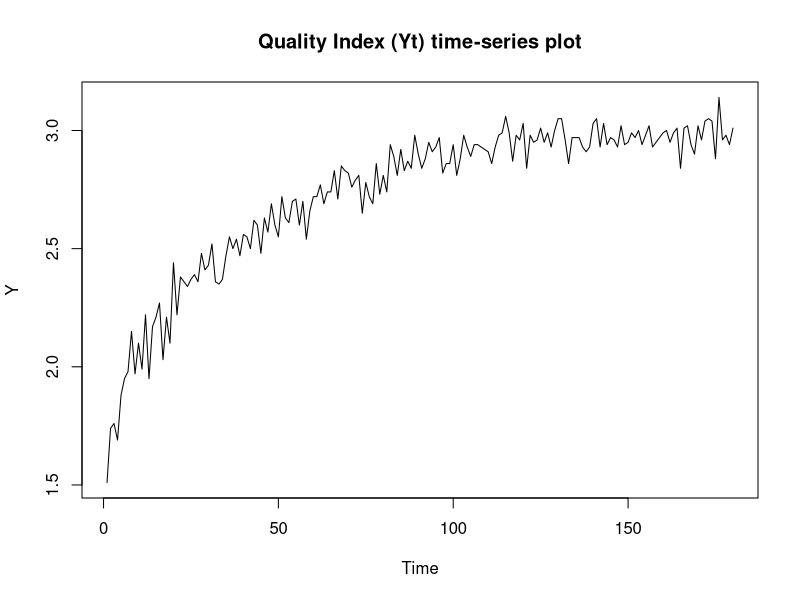
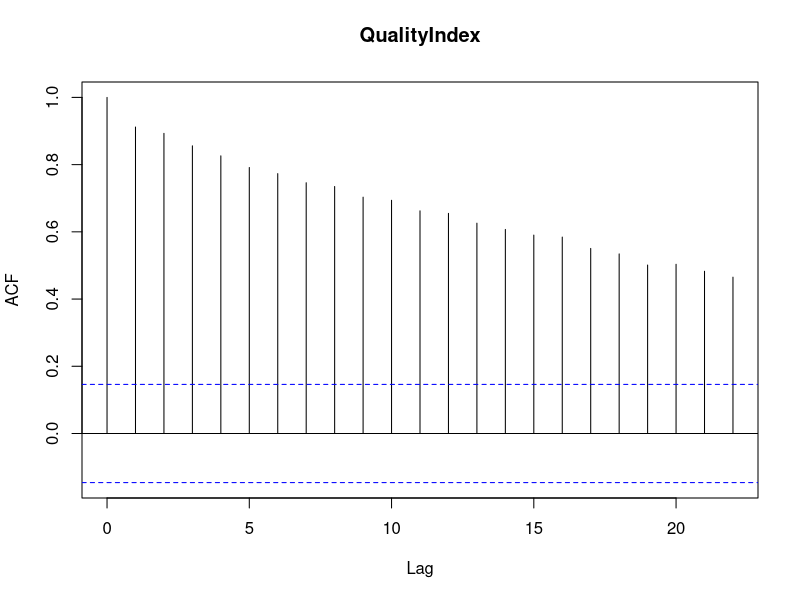
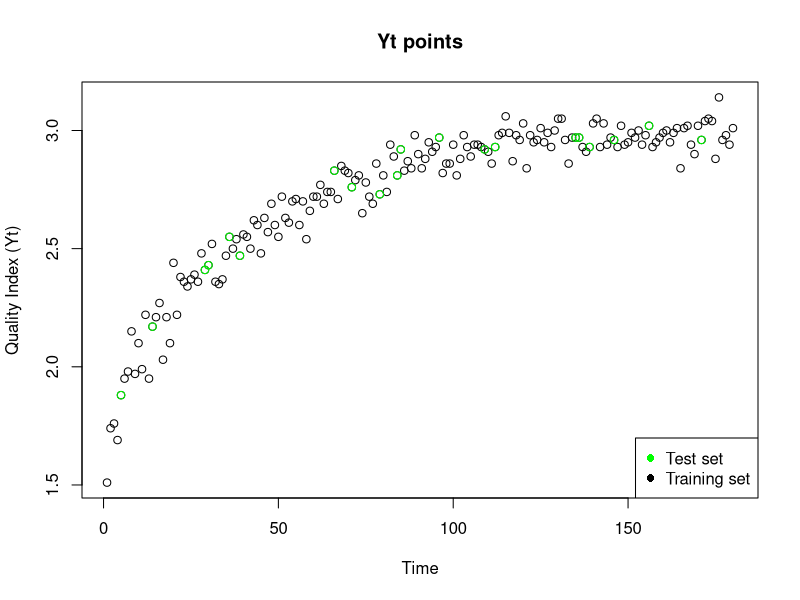

R code for these plots, in order:
## ---- chunk 1
data <- read.csv("Quality.csv")
Y <- ts(data)
ts.plot(Y, main = "Quality Index (Yt) time-series plot")
acf(Y)
## ---- chunk 2
test_indx = c(5, 14, 29, 30, 36, 39, 66, 71, 79, 84, 85, 96, 109, 
              112, 135, 136, 139, 146, 156, 171)
plot(time(Y), Y, xlab = "Time", ylab = "Quality Index (Yt)", main = "Yt points")
points(test_indx, Y[test_indx], col = "green")
legend("bottomright", legend = c("Test set", "Training set"), col=c("green", "black"), pch = 16)

